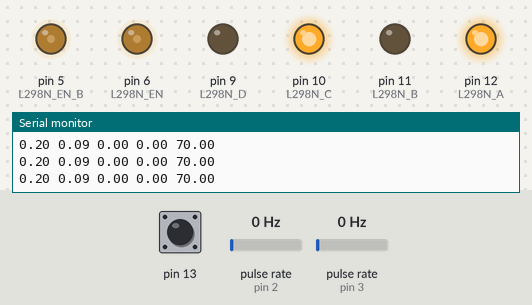
Recording of a sketch running on a simulated Arduino Uno, built with avr-gcc and run on an emulated ATmega328P. Parts: output pins drawn as LEDs (lit = HIGH), the last lines printed to the serial monitor. Wiring (inferred from the names in the program): 2 × pulse sensor: data pin 2 / data pin 3. The test bench sets the inputs (shaded band); at power-on: pulse rate (sensors on pin 2, pin 3) 0 Hz, pin 13 HIGH. No radio packets arrive unless stated.

Above: at 4.28 s.
4.3 s: pulse rate (sensor on pin 2) set to 50 Hz
At 7.07 s:
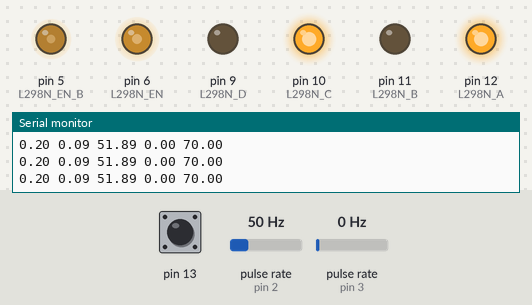
7.3 s: pulse rate (sensor on pin 3) set to 196 Hz
At 10.15 s:
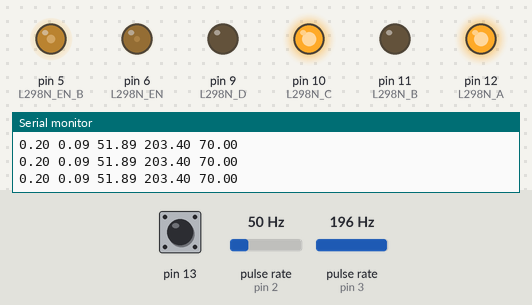
10.3 s: pulse rate (sensor on pin 2) set to 150 Hz
At 12.45 s:
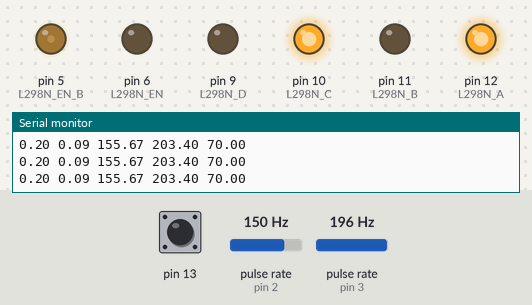
13.3 s: pulse rate (sensor on pin 2) set to 4 Hz
16.3 s: pulse rate (sensor on pin 2) set to 196 Hz
Timing chart, 0 to 20.4 s (numbered marks = the images above; inputs shaded):
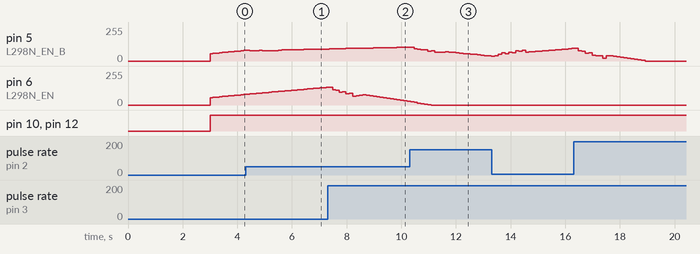

The sketch:

movingAvg.ino
```cpp
#include <TimerOne.h>
#include <PID_v1.h>

//double curtime=0, lasttime=0, totaltime=0;
//Tu 1.71, Ku 0.7


//Libraries and object initialization for NRF
#include <SPI.h>
#include <nRF24L01.h>
#include <RF24.h>
RF24 radio(7, 8); // CE, CSN
const byte address[6] = "00001";
double temp_arr[3];


//PID initialvalues
float Kp_R = 0.2;        //2.5 = default, 6.5 = perfect, 26.5 = shakin                                              //Initial Proportional Gain
float Ki_R = 0.3;                                                      //Initial Integral Gain
float Kd_R = 0.09;

float Kp_L = 0.2;        //2.5 = default, 6.5 = perfect, 26.5 = shakin                                              //Initial Proportional Gain
float Ki_L = 0.3;                                                      //Initial Integral Gain
float Kd_L = 0.09;

//potentiometer pin No.s
int pinP = 0;    //pin Analog 0 for the input of the potentiometer
int pinD = 1;

int maxspeed = 255;
double Setspeed = 200;
int baseSpeed = 40;
double Input_R = 0, Output_R = 0;
double Input_L = 0, Output_L = 0;

PID PID_R(&Input_R, &Output_R, &Setspeed, Kp_R, Ki_R, Kd_R, DIRECT);
PID PID_L(&Input_L, &Output_L, &Setspeed, Kp_L, Ki_L, Kd_L, DIRECT);

#define L298N_A       12   //A pin of motor driver (L298N)
#define L298N_B       11   //B pin of motor driver (L298N)
#define L298N_EN      6  //EN pin (Left wheel) of motor driver (L298N)
#define L298N_C       10   //A pin of motor driver (L298N)
#define L298N_D       9   //B pin of motor driver (L298N)
#define L298N_EN_B      5   //EN_B (Right wheel) pin of motor driver (L298N)

const byte encoderPin_R = 2;
const byte encoderPin_L = 3;

volatile int slotCount_R = 0;
volatile int prevCount_R = 0;
volatile float speedData_R = 0.0;

volatile int slotCount_L = 0;
volatile int prevCount_L = 0;
volatile float speedData_L = 0.0;

// Constant for steps in disk
const float stepcount = 20.00;  // 20 Slots in disk, change if different

// Constant for wheel diameter
const float wheeldiameter = 66.10; // Wheel diameter in millimeters, change if different

float circumference = (wheeldiameter * 3.14) / 10.00; // Calculate wheel circumference in cm

// implementing moving average
const int samplingFreq = 20;    // 20 -> 20 samples per second or sample at every 50 ms

int arrayCount_R = 0;             // index for sample storing array
float sum_R=0.0;          // to collect sum of the samples
float speedArray_R[samplingFreq];   // declaring array with size of sampling freq
float filtered_R;         // filtered value will be stored here

int arrayCount_L = 0;             // index for sample storing array
float sum_L=0.0;          // to collect sum of the samples
float speedArray_L[samplingFreq];   // declaring array with size of sampling freq
float filtered_L;         // filtered value will be stored here

void setup() {
  //Initialize for NRF
  radio.begin();
  radio.openWritingPipe(address);
  radio.setPALevel(RF24_PA_MIN);
  radio.stopListening();

  //Initialize Timer and interrupts
  Timer1.initialize(1000000/samplingFreq);
  Timer1.attachInterrupt(calculateSpeed);
  attachInterrupt(digitalPinToInterrupt(encoderPin_R), ISR_CountPlus_R, RISING); //increase counter when pL298N_D goes high
  attachInterrupt(digitalPinToInterrupt(encoderPin_L), ISR_CountPlus_L, RISING);

  Serial.begin(9600);

  pinMode(13, INPUT_PULLUP);
  motorInitialize();
  PID_R.SetMode(AUTOMATIC);                                          //Set PID object myPID to AUTOMATIC
  PID_R.SetOutputLimits(-maxspeed, maxspeed);
  PID_L.SetMode(AUTOMATIC);                                          //Set PID object myPID to AUTOMATIC
  PID_L.SetOutputLimits(-maxspeed, maxspeed);
//  motorMove_R(0);
//  motorMove_L(0);
  delay(3000);

}

void loop() {

  if(digitalRead(13) == LOW){
    Setspeed = 100;
  }
  else
    Setspeed = 70;

//  Kp_R = analogRead(pinP);
//  Kp_R = Kp_R/2000;
//  Kd_R = analogRead(pinD);
//  Kd_R = Kd_R/5000;
//  Ki_R = analogRead(pinD);
//  Ki_R = Ki_R/1000;
//  PID_R.SetTunings(Kp_R, Ki_R, Kd_R);

//  Kp_L = analogRead(pinP);
//  Kp_L = Kp_L/2000;
//  Kd_L = analogRead(pinD);
//  Kd_L = Kd_L/5000;
//  Ki_L = analogRead(pinD);
//  Ki_L = Ki_L/1000;
//  PID_L.SetTunings(Kp_L, Ki_L, Kd_L);

  Input_R = filtered_R;
  Input_L = filtered_L;

  // Put whatever you want here!
//  if(digitalRead(13) == LOW){
//    motorStop();
//  }
//  else{
    PID_R.Compute();
    PID_L.Compute();
    motorMove_R(Output_R);
    motorMove_L(Output_L);
//  }

  temp_arr[0] = Input_R;
  temp_arr[1] = Output_R;
  radio.write(&temp_arr, sizeof(temp_arr));

//  Serial.println(counter_R);
//  Serial.print("Speed_L = :");
  Serial.print(Kp_R);
  Serial.print(" ");
  Serial.print(Kd_R);
  Serial.print(" ");
//  Serial.print(Ki_R);
//  Serial.print(" ");
  Serial.print(Input_R);
  Serial.print(" ");

//  Serial.print(totaltime);
//  Serial.print(" ");
//  Serial.print(Kp_L);
//  Serial.print(" ");
//  Serial.print(Kd_L);
//  Serial.print(" ");
//  Serial.print(Ki_L);
//  Serial.print(" ");
  Serial.print(Input_L);
//  Serial.print(Output_R);
  Serial.print(" ");
//  Serial.print("Speed_R = :");
  Serial.println(Setspeed);

}

void ISR_CountPlus_R(){
  slotCount_R++;
}
void ISR_CountPlus_L(){
  slotCount_L++;
}

void calculateSpeed(){
//  lasttime = micros();
  int i;                  // loop index
  int currentCount_R;             // declare a temporary variable
  currentCount_R = slotCount_R;     // store current count into that

  speedData_R = (currentCount_R / stepcount) * circumference * samplingFreq;  // calculate speed
  arrayCount_R++;                               //increment array index when a new sample is received

  if(arrayCount_R <= samplingFreq){             // assume samplingFreq = 20 (every sample at 50ms), arraySize = 20
    speedArray_R[arrayCount_R-1]=speedData_R;       // just store the newly received speedData in array while increasing index WHEN total no. of samples is less than 20 (samplingFreq)
  }
  else{                                       // when the 21st sample is received,
    for(i=1; i<=samplingFreq; i++){         // DO THIS FOR 20 TIMES
      sum_R += speedArray_R[i-1];                 // calculate the collective sum of speedData
      if(i != samplingFreq){
        speedArray_R[i-1]=speedArray_R[i];          // and move the data to one slot above
      }
    }
    speedArray_R[samplingFreq-1] = speedData_R;     // newly received 21st sample is stored into 20th slot
    //sum += speedData;                         // also plus its value into sum

  }
  filtered_R = sum_R/samplingFreq;               // filtered valule is total sum divided by no. of samples

//  Serial.print("Actual Speed : ");
//  Serial.println(filtered);

  slotCount_R = 0;     // used current count becomes the previous count
  sum_R = 0;
  //filtered = 0;

  ////////////////////////////////////////////////////////////
  //for Left motor
  int currentCount_L;             // declare a temporary variable
  currentCount_L = slotCount_L;     // store current count into that

  speedData_L = (currentCount_L / stepcount) * circumference * samplingFreq;  // calculate speed
  arrayCount_L++;                               //increment array index when a new sample is received

  if(arrayCount_L <= samplingFreq){             // assume samplingFreq = 20 (every sample at 50ms), arraySize = 20
    speedArray_L[arrayCount_L-1]=speedData_L;       // just store the newly received speedData in array while increasing index WHEN total no. of samples is less than 20 (samplingFreq)
  }
  else{                                       // when the 21st sample is received,
    for(i=1; i<=samplingFreq; i++){         // DO THIS FOR 20 TIMES
      sum_L += speedArray_L[i-1];                 // calculate the collective sum of speedData
      if(i != samplingFreq){
        speedArray_L[i-1]=speedArray_L[i];          // and move the data to one slot above
      }
    }
    speedArray_L[samplingFreq-1] = speedData_L;     // newly received 21st sample is stored into 20th slot
    //sum += speedData;                         // also plus its value into sum

  }
  filtered_L = sum_L/samplingFreq;               // filtered valule is total sum divided by no. of samples

//  Serial.print("Actual Speed : ");
//  Serial.println(filtered);

  slotCount_L = 0;     // used current count becomes the previous count
  sum_L = 0;

//  curtime = micros();
//  totaltime = curtime - lasttime;
//  curtime = 0;
//  lasttime = 0;
}


void motorInitialize(){
  pinMode (L298N_A, OUTPUT);
  pinMode (L298N_B, OUTPUT);
  pinMode (L298N_C, OUTPUT);
  pinMode (L298N_D, OUTPUT);
  digitalWrite(L298N_A, 0);
  digitalWrite(L298N_B, 0);
  analogWrite(L298N_EN, 0);
  digitalWrite(L298N_C, 0);
  digitalWrite(L298N_D, 0);
  analogWrite(L298N_EN_B, 0);
}

void motorMove_R(int offset){
  int right_speed = baseSpeed + offset;
  right_speed = constrain(right_speed, 0, maxspeed);
  digitalWrite(L298N_C, HIGH);
  digitalWrite(L298N_D, LOW);
  analogWrite(L298N_EN_B, right_speed);
}

void motorMove_L(int offset){
  int left_speed = baseSpeed + offset;
  left_speed = constrain(left_speed , 0, maxspeed);
  digitalWrite(L298N_A, HIGH);
  digitalWrite(L298N_B, LOW);
  analogWrite(L298N_EN, left_speed);
}

void motorStop(){
  digitalWrite(L298N_A, 0);
  digitalWrite(L298N_B, 0);
  analogWrite(L298N_EN, 0);
  digitalWrite(L298N_C, 0);
  digitalWrite(L298N_D, 0);
  analogWrite(L298N_EN_B, 0);
}
```
